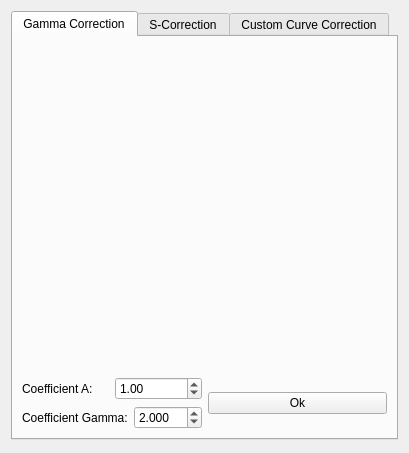
<?xml version="1.0" encoding="UTF-8"?>
<ui version="4.0">
 <class>CurveCorrection</class>
 <widget class="QWidget" name="CurveCorrection">
  <property name="geometry">
   <rect>
    <x>0</x>
    <y>0</y>
    <width>409</width>
    <height>453</height>
   </rect>
  </property>
  <property name="windowTitle">
   <string>Form</string>
  </property>
  <layout class="QVBoxLayout" name="verticalLayout">
   <item>
    <widget class="QTabWidget" name="tabWidget">
     <property name="currentIndex">
      <number>0</number>
     </property>
     <widget class="QWidget" name="tab">
      <attribute name="title">
       <string>Gamma Correction</string>
      </attribute>
      <layout class="QVBoxLayout" name="verticalLayout_2">
       <item>
        <widget class="QCustomPlot" name="gamma_plot" native="true">
         <property name="sizePolicy">
          <sizepolicy hsizetype="Preferred" vsizetype="MinimumExpanding">
           <horstretch>0</horstretch>
           <verstretch>0</verstretch>
          </sizepolicy>
         </property>
        </widget>
       </item>
       <item>
        <layout class="QHBoxLayout" name="horizontalLayout_3">
         <property name="sizeConstraint">
          <enum>QLayout::SetDefaultConstraint</enum>
         </property>
         <item>
          <layout class="QVBoxLayout" name="verticalLayout_3">
           <item>
            <layout class="QHBoxLayout" name="horizontalLayout">
             <item>
              <widget class="QLabel" name="label">
               <property name="text">
                <string>Coefficient A:</string>
               </property>
              </widget>
             </item>
             <item>
              <widget class="QDoubleSpinBox" name="doubleSpinBox">
               <property name="singleStep">
                <double>0.001000000000000</double>
               </property>
               <property name="value">
                <double>1.000000000000000</double>
               </property>
              </widget>
             </item>
            </layout>
           </item>
           <item>
            <layout class="QHBoxLayout" name="horizontalLayout_2">
             <item>
              <widget class="QLabel" name="label_2">
               <property name="text">
                <string>Coefficient Gamma:</string>
               </property>
              </widget>
             </item>
             <item>
              <widget class="QDoubleSpinBox" name="doubleSpinBox_2">
               <property name="decimals">
                <number>3</number>
               </property>
               <property name="singleStep">
                <double>0.001000000000000</double>
               </property>
               <property name="value">
                <double>2.000000000000000</double>
               </property>
              </widget>
             </item>
            </layout>
           </item>
          </layout>
         </item>
         <item>
          <widget class="QPushButton" name="pushButton">
           <property name="text">
            <string>Ok</string>
           </property>
          </widget>
         </item>
        </layout>
       </item>
      </layout>
     </widget>
     <widget class="QWidget" name="tab_2">
      <attribute name="title">
       <string>S-Correction</string>
      </attribute>
      <layout class="QVBoxLayout" name="verticalLayout_5">
       <item>
        <widget class="QCustomPlot" name="s_plot" native="true">
         <property name="sizePolicy">
          <sizepolicy hsizetype="Preferred" vsizetype="MinimumExpanding">
           <horstretch>0</horstretch>
           <verstretch>0</verstretch>
          </sizepolicy>
         </property>
        </widget>
       </item>
       <item>
        <layout class="QHBoxLayout" name="horizontalLayout_4">
         <property name="sizeConstraint">
          <enum>QLayout::SetDefaultConstraint</enum>
         </property>
         <item>
          <layout class="QVBoxLayout" name="verticalLayout_4">
           <item>
            <layout class="QHBoxLayout" name="horizontalLayout_7">
             <item>
              <widget class="QLabel" name="label_5">
               <property name="enabled">
                <bool>false</bool>
               </property>
               <property name="text">
                <string>Middle Point:</string>
               </property>
              </widget>
             </item>
             <item>
              <widget class="QSpinBox" name="spinBox">
               <property name="enabled">
                <bool>false</bool>
               </property>
               <property name="maximum">
                <number>256</number>
               </property>
               <property name="value">
                <number>127</number>
               </property>
              </widget>
             </item>
            </layout>
           </item>
           <item>
            <layout class="QHBoxLayout" name="horizontalLayout_5">
             <item>
              <widget class="QLabel" name="label_3">
               <property name="text">
                <string>Coefficient A:</string>
               </property>
              </widget>
             </item>
             <item>
              <widget class="QDoubleSpinBox" name="doubleSpinBox_3">
               <property name="minimum">
                <double>-99.989999999999995</double>
               </property>
               <property name="singleStep">
                <double>0.001000000000000</double>
               </property>
               <property name="value">
                <double>1.000000000000000</double>
               </property>
              </widget>
             </item>
            </layout>
           </item>
           <item>
            <layout class="QHBoxLayout" name="horizontalLayout_6">
             <item>
              <widget class="QLabel" name="label_4">
               <property name="text">
                <string>Coefficient Gamma:</string>
               </property>
              </widget>
             </item>
             <item>
              <widget class="QDoubleSpinBox" name="doubleSpinBox_4">
               <property name="decimals">
                <number>3</number>
               </property>
               <property name="minimum">
                <double>-99.989999999999995</double>
               </property>
               <property name="singleStep">
                <double>0.001000000000000</double>
               </property>
               <property name="value">
                <double>2.000000000000000</double>
               </property>
              </widget>
             </item>
            </layout>
           </item>
          </layout>
         </item>
         <item>
          <widget class="QPushButton" name="pushButton_2">
           <property name="text">
            <string>Ok</string>
           </property>
          </widget>
         </item>
        </layout>
       </item>
      </layout>
     </widget>
     <widget class="QWidget" name="tab_3">
      <attribute name="title">
       <string>Custom Curve Correction</string>
      </attribute>
      <layout class="QVBoxLayout" name="verticalLayout_6">
       <item>
        <widget class="QCustomPlot" name="custom_plot" native="true">
         <property name="sizePolicy">
          <sizepolicy hsizetype="Preferred" vsizetype="Maximum">
           <horstretch>0</horstretch>
           <verstretch>0</verstretch>
          </sizepolicy>
         </property>
         <property name="minimumSize">
          <size>
           <width>0</width>
           <height>300</height>
          </size>
         </property>
        </widget>
       </item>
       <item>
        <layout class="QHBoxLayout" name="horizontalLayout_8">
         <property name="topMargin">
          <number>0</number>
         </property>
         <item>
          <widget class="QLabel" name="label_6">
           <property name="text">
            <string>Custom Points (x,y,x,y,x,y...):</string>
           </property>
          </widget>
         </item>
         <item>
          <spacer name="horizontalSpacer">
           <property name="orientation">
            <enum>Qt::Horizontal</enum>
           </property>
           <property name="sizeHint" stdset="0">
            <size>
             <width>40</width>
             <height>20</height>
            </size>
           </property>
          </spacer>
         </item>
         <item>
          <widget class="QPushButton" name="pushButton_3">
           <property name="text">
            <string>Apply</string>
           </property>
          </widget>
         </item>
        </layout>
       </item>
       <item>
        <widget class="QPlainTextEdit" name="plainTextEdit">
         <property name="sizePolicy">
          <sizepolicy hsizetype="Expanding" vsizetype="MinimumExpanding">
           <horstretch>0</horstretch>
           <verstretch>0</verstretch>
          </sizepolicy>
         </property>
         <property name="maximumSize">
          <size>
           <width>16777215</width>
           <height>47</height>
          </size>
         </property>
         <property name="plainText">
          <string>0 0.00 1 0.01 2 0.02 3 0.03 4 0.04 5 0.05 6 0.06 7 0.07 8 0.08 9 0.09 10 0.10 11 0.10 12 0.11 13 0.12 14 0.13 15 0.14 16 0.15 17 0.16 18 0.16 19 0.17 20 0.18 21 0.19 22 0.20 23 0.21 24 0.21 25 0.22 26 0.23 27 0.24 28 0.24 29 0.25 30 0.26 31 0.27 32 0.27 33 0.28 34 0.29 35 0.30 36 0.30 37 0.31 38 0.32 39 0.32 40 0.33 41 0.34 42 0.34 43 0.35 44 0.36 45 0.36 46 0.37 47 0.37 48 0.38 49 0.39 50 0.39 51 0.40 52 0.41 53 0.41 54 0.42 55 0.42 56 0.43 57 0.43 58 0.44 59 0.45 60 0.45 61 0.46 62 0.46 63 0.47 64 0.47 65 0.48 66 0.48 67 0.49 68 0.49 69 0.50 70 0.50 71 0.51 72 0.51 73 0.52 74 0.52 75 0.53 76 0.53 77 0.54 78 0.54 79 0.55 80 0.55 81 0.56 82 0.56 83 0.56 84 0.57 85 0.57 86 0.58 87 0.58 88 0.59 89 0.59 90 0.59 91 0.60 92 0.60 93 0.61 94 0.61 95 0.61 96 0.62 97 0.62 98 0.62 99 0.63 100 0.63 101 0.64 102 0.64 103 0.64 104 0.65 105 0.65 106 0.65 107 0.66 108 0.66 109 0.66 110 0.67 111 0.67 112 0.67 113 0.68 114 0.68 115 0.68 116 0.69 117 0.69 118 0.69 119 0.70 120 0.70 121 0.70 122 0.70 123 0.71 124 0.71 125 0.71 126 0.72 127 0.72 128 0.72 129 0.72 130 0.73 131 0.73 132 0.73 133 0.74 134 0.74 135 0.74 136 0.74 137 0.75 138 0.75 139 0.75 140 0.75 141 0.76 142 0.76 143 0.76 144 0.76 145 0.77 146 0.77 147 0.77 148 0.77 149 0.77 150 0.78 151 0.78 152 0.78 153 0.78 154 0.79 155 0.79 156 0.79 157 0.79 158 0.79 159 0.80 160 0.80 161 0.80 162 0.80 163 0.80 164 0.81 165 0.81 166 0.81 167 0.81 168 0.81 169 0.82 170 0.82 171 0.82 172 0.82 173 0.82 174 0.82 175 0.83 176 0.83 177 0.83 178 0.83 179 0.83 180 0.83 181 0.84 182 0.84 183 0.84 184 0.84 185 0.84 186 0.84 187 0.85 188 0.85 189 0.85 190 0.85 191 0.85 192 0.85 193 0.85 194 0.86 195 0.86 196 0.86 197 0.86 198 0.86 199 0.86 200 0.86 201 0.87 202 0.87 203 0.87 204 0.87 205 0.87 206 0.87 207 0.87 208 0.88 209 0.88 210 0.88 211 0.88 212 0.88 213 0.88 214 0.88 215 0.88 216 0.88 217 0.89 218 0.89 219 0.89 220 0.89 221 0.89 222 0.89 223 0.89 224 0.89 225 0.89 226 0.90 227 0.90 228 0.90 229 0.90 230 0.90 231 0.90 232 0.90 233 0.90 234 0.90 235 0.90 236 0.91 237 0.91 238 0.91 239 0.91 240 0.91 241 0.91 242 0.91 243 0.91 244 0.91 245 0.91 246 0.91 247 0.92 248 0.92 249 0.92 250 0.92 251 0.92 252 0.92 253 0.92 254 0.92 255 0.92 </string>
         </property>
        </widget>
       </item>
      </layout>
     </widget>
    </widget>
   </item>
   <item>
    <spacer name="verticalSpacer">
     <property name="orientation">
      <enum>Qt::Vertical</enum>
     </property>
     <property name="sizeHint" stdset="0">
      <size>
       <width>20</width>
       <height>40</height>
      </size>
     </property>
    </spacer>
   </item>
  </layout>
 </widget>
 <customwidgets>
  <customwidget>
   <class>QCustomPlot</class>
   <extends>QWidget</extends>
   <header>libs/qcustomplot.h</header>
   <container>1</container>
  </customwidget>
 </customwidgets>
 <resources/>
 <connections/>
</ui>
